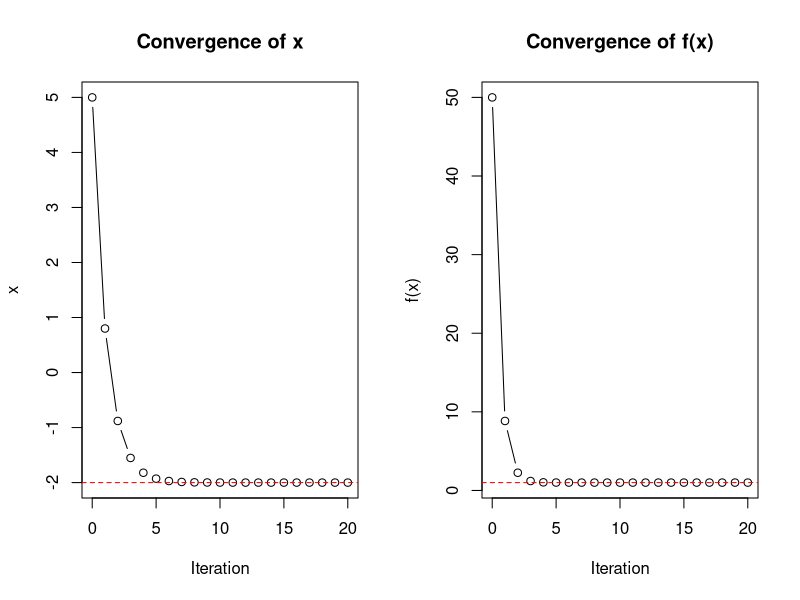
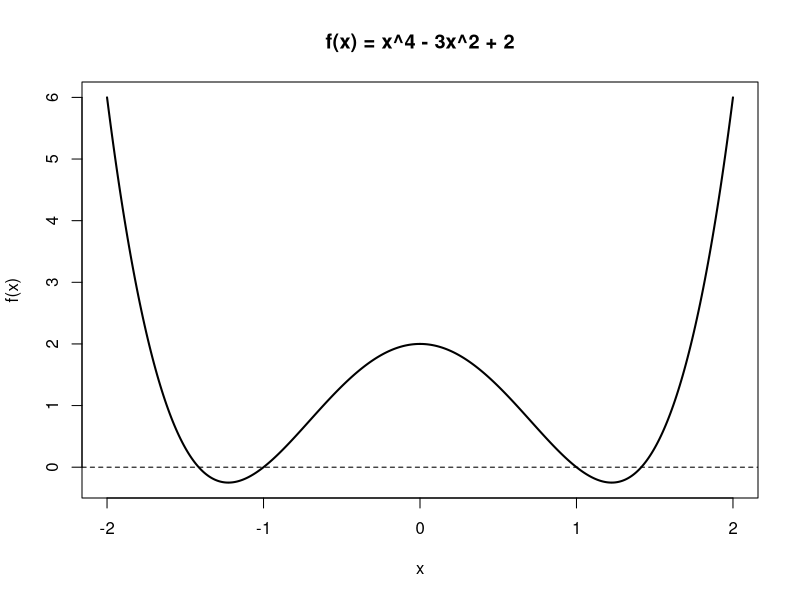
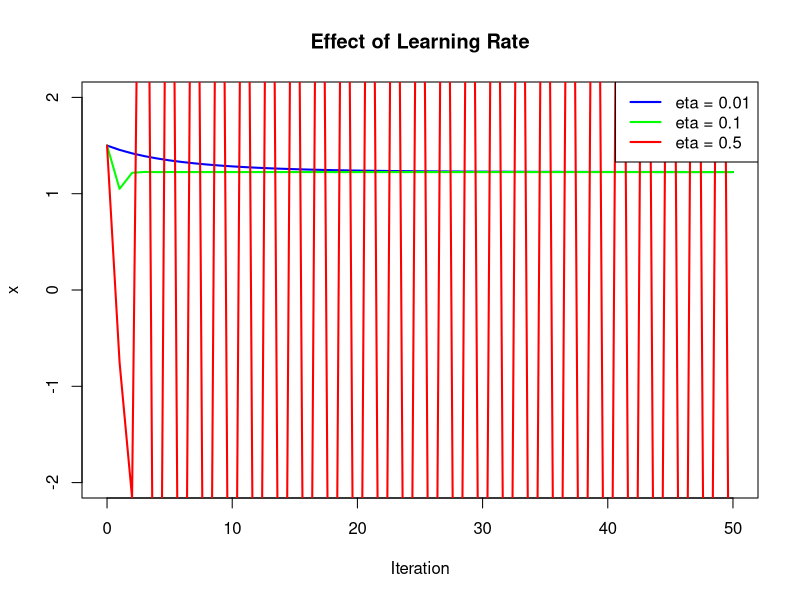
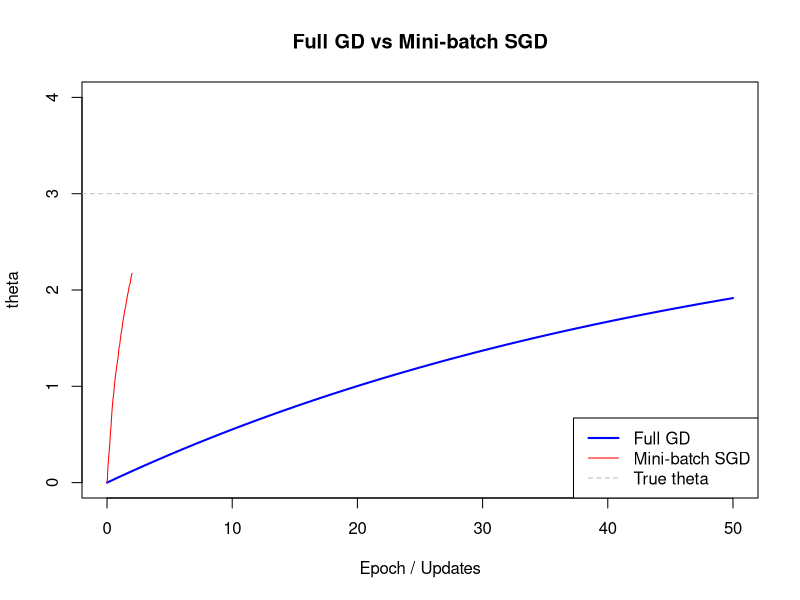
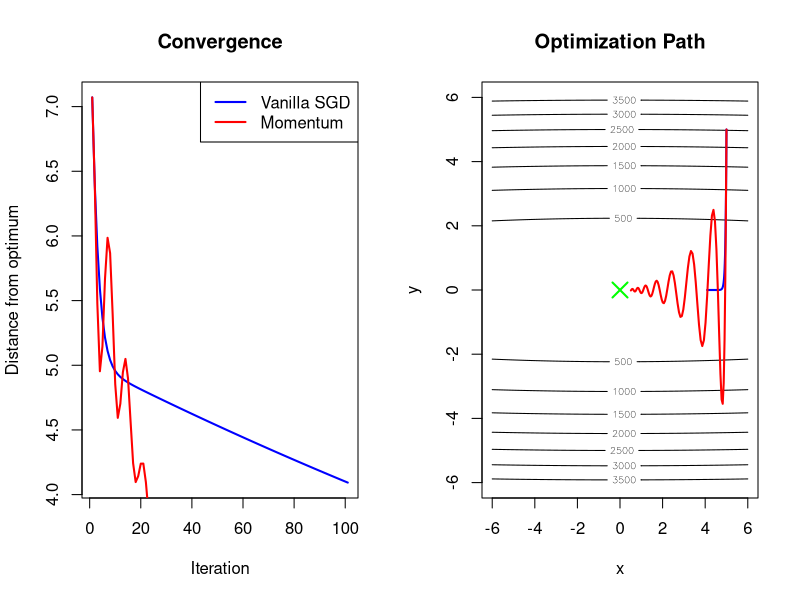
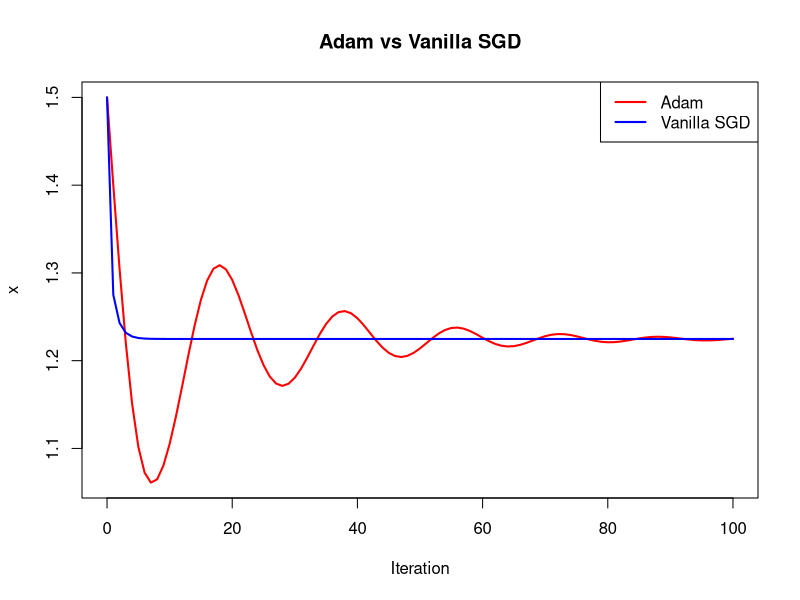
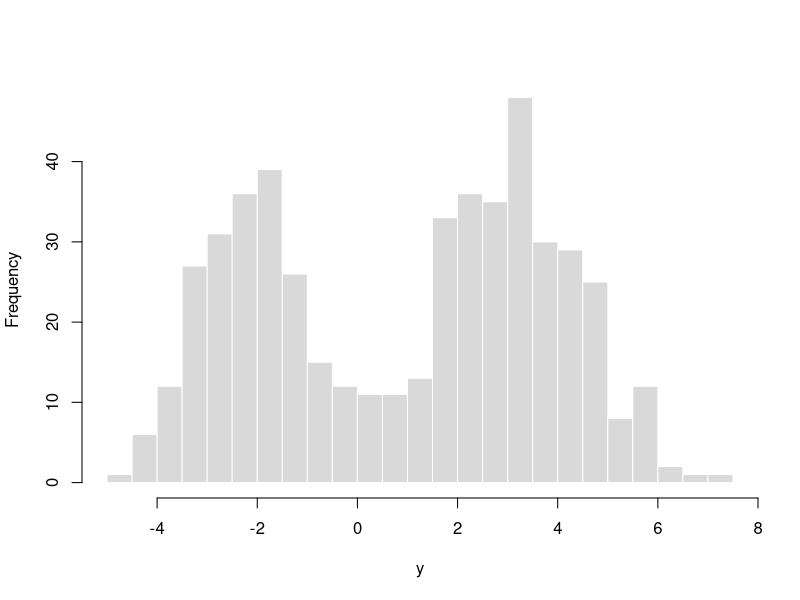
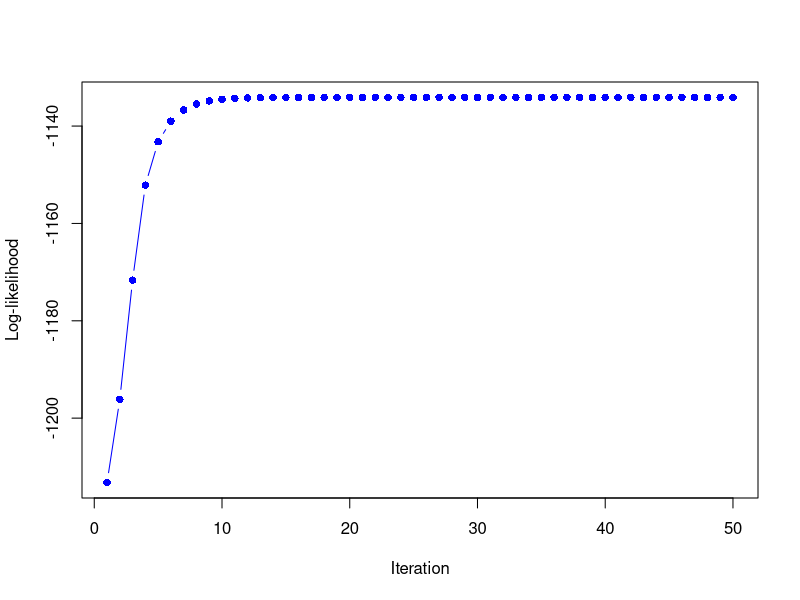

These figures' R source, in order:
## ---- chunk 1
f <- function(x) x^2 + 4*x + 5
grad_f <- function(x) 2*x + 4

x <- 5
eta <- 0.3
cat("x_0 =", x, ", f(x_0) =", f(x), "\n")

for (t in 1:3) {
  x <- x - eta * grad_f(x)
  cat("x_", t, " = ", round(x, 4), ", f(x) = ", round(f(x), 4), "\n", sep = "")
}
## ---- chunk 2
cat("\nOptimal x* = -2, f(x*) = 1\n")
cat("After 3 iterations: x =", round(x, 4), ", gap = ", round(x - (-2), 4), "\n")
## ---- chunk 3
x_vals <- numeric(21)
f_vals <- numeric(21)
x <- 5

for (t in 0:20) {
  x_vals[t+1] <- x
  f_vals[t+1] <- f(x)
  x <- x - eta * grad_f(x)
}

par(mfrow = c(1, 2))
plot(0:20, x_vals, type = "b", xlab = "Iteration", ylab = "x",
     main = "Convergence of x")
abline(h = -2, lty = 2, col = "red")

plot(0:20, f_vals, type = "b", xlab = "Iteration", ylab = "f(x)",
     main = "Convergence of f(x)")
abline(h = 1, lty = 2, col = "red")
par(mfrow = c(1, 1))
## ---- chunk 4
# From the forward-pass exercise
a1 <- c(0, 0.9)
z2 <- 1.22
y_hat <- 0.772
y <- 1
W2 <- c(0.6, 0.8)
b2 <- 0.5
eta <- 0.1

# a) dL/dz2 for BCE with sigmoid output
# L = -y*log(y_hat) - (1-y)*log(1-y_hat)
# dL/dy_hat = -y/y_hat + (1-y)/(1-y_hat)
# dy_hat/dz2 = y_hat*(1-y_hat)
# Chain rule: dL/dz2 = y_hat - y

dL_dz2 <- y_hat - y
cat("dL/dz2 =", round(dL_dz2, 4), "\n")

# b) dL/dW2 = dL/dz2 * dz2/dW2 = dL/dz2 * a1
dL_dW2 <- dL_dz2 * a1
cat("dL/dW2 =", round(dL_dW2, 4), "\n")

dL_db2 <- dL_dz2
cat("dL/db2 =", round(dL_db2, 4), "\n")

# c) dL/da1 = dL/dz2 * dz2/da1 = dL/dz2 * W2
dL_da1 <- dL_dz2 * W2
cat("dL/da1 =", round(dL_da1, 4), "\n")

# d) Gradient descent update
W2_new <- W2 - eta * dL_dW2
cat("\nW2 before:", W2, "\n")
cat("W2 after:", round(W2_new, 4), "\n")

b2_new <- b2 - eta * dL_db2
cat("b2 before:", b2, "\n")
cat("b2 after:", round(b2_new, 4), "\n")
## ---- chunk 5
A <- matrix(c(4, 1, 1, 3), nrow = 2, byrow = TRUE)
b <- c(1, 2)
x_star <- solve(A, b)
x0 <- c(5, -5)

grad0 <- A %*% x0 - b
x1_newton <- as.numeric(x0 - solve(A, grad0))
cat("x* =", round(x_star, 6), "\n")
cat("Newton x1 =", round(x1_newton, 6), "\n")
cat("max|x1 - x*| =", max(abs(x1_newton - x_star)), "\n")
## ---- chunk 6
eig <- eigen(A, only.values = TRUE)$values
cat("Eigenvalues of A:", round(eig, 4), " stability bound 2/lambda_max =", round(2/max(eig), 4), "\n")

alpha <- 0.2
n_iter <- 60
x <- x0
dist_hist <- numeric(n_iter)
for (t in 1:n_iter) {
  x <- x - alpha * (A %*% x - b)
  dist_hist[t] <- sqrt(sum((x - x_star)^2))
}
cat("GD distance to x* at iterations 1, 5, 10, 20, 60:\n")
print(round(dist_hist[c(1, 5, 10, 20, 60)], 6))
## ---- chunk 7
for (d in c(1e3, 1e5, 1e7)) {
  cat("d =", format(d, scientific = FALSE),
      ": Hessian", round(8*d^2/1e9, 3), "GB, gradient", round(8*d/1e6, 3), "MB\n")
}
## ---- chunk 8
f <- function(x) x^4 - 3*x^2 + 2
grad_f <- function(x) 4*x^3 - 6*x

# a) Plot function
x_grid <- seq(-2, 2, by = 0.01)
plot(x_grid, f(x_grid), type = "l", lwd = 2,
     xlab = "x", ylab = "f(x)", main = "f(x) = x^4 - 3x^2 + 2")
abline(h = 0, lty = 2)

# b) Compare learning rates
run_gd <- function(x0, eta, n_iter = 50) {
  x_hist <- numeric(n_iter + 1)
  x <- x0
  for (t in 0:n_iter) {
    x_hist[t + 1] <- x
    x <- x - eta * grad_f(x)
    # Clip for stability
    x <- max(min(x, 10), -10)
  }
  return(x_hist)
}

x0 <- 1.5
etas <- c(0.01, 0.1, 0.5)
colors <- c("blue", "green", "red")

plot(0:50, run_gd(x0, 0.01), type = "l", col = "blue", lwd = 2,
     xlab = "Iteration", ylab = "x", main = "Effect of Learning Rate",
     ylim = c(-2, 2))
lines(0:50, run_gd(x0, 0.1), col = "green", lwd = 2)
lines(0:50, run_gd(x0, 0.5), col = "red", lwd = 2)
legend("topright", paste("eta =", etas), col = colors, lwd = 2)

# c) eta = 1 (divergence)
cat("\nWith eta = 1:\n")
x <- 1.5
for (t in 1:5) {
  x <- x - 1 * grad_f(x)
  cat("x_", t, " = ", round(x, 2), "\n", sep = "")
}
## ---- chunk 9
gd_with_linesearch <- function(x0, n_iter = 50, alpha = 0.5, beta = 0.8) {
  x <- x0
  x_hist <- numeric(n_iter + 1)
  eta_hist <- numeric(n_iter)

  for (t in 0:n_iter) {
    x_hist[t + 1] <- x
    if (t < n_iter) {
      g <- grad_f(x)
      eta <- 1  # Start with large step

      # Backtracking line search
      while (f(x - eta * g) > f(x) - alpha * eta * g^2 && eta > 1e-10) {
        eta <- beta * eta
      }
      eta_hist[t + 1] <- eta
      x <- x - eta * g
    }
  }
  return(list(x = x_hist, eta = eta_hist))
}

result <- gd_with_linesearch(1.5)
cat("Final x with line search:", round(tail(result$x, 1), 4), "\n")
cat("Average learning rate:", round(mean(result$eta), 4), "\n")
## ---- chunk 10
set.seed(42)
n <- 1000
x <- rnorm(n)
theta_true <- 3
y <- theta_true * x + rnorm(n, 0, 0.5)

# Full batch GD
full_gd <- function(x, y, theta0 = 0, n_epochs = 50, eta = 0.01) {
  theta <- theta0
  theta_hist <- numeric(n_epochs + 1)
  theta_hist[1] <- theta

  for (epoch in 1:n_epochs) {
    grad <- -2 * mean((y - theta * x) * x)
    theta <- theta - eta * grad
    theta_hist[epoch + 1] <- theta
  }
  return(theta_hist)
}

# Mini-batch SGD
minibatch_sgd <- function(x, y, theta0 = 0, n_epochs = 50, eta = 0.01, batch_size = 32) {
  theta <- theta0
  n <- length(y)
  n_batches <- ceiling(n / batch_size)
  theta_hist <- numeric(n_epochs * n_batches + 1)
  theta_hist[1] <- theta
  idx <- 1

  for (epoch in 1:n_epochs) {
    # Shuffle data
    perm <- sample(n)
    x_shuffled <- x[perm]
    y_shuffled <- y[perm]

    for (b in 1:n_batches) {
      start <- (b - 1) * batch_size + 1
      end <- min(b * batch_size, n)
      x_batch <- x_shuffled[start:end]
      y_batch <- y_shuffled[start:end]

      grad <- -2 * mean((y_batch - theta * x_batch) * x_batch)
      theta <- theta - eta * grad
      idx <- idx + 1
      theta_hist[idx] <- theta
    }
  }
  return(theta_hist[1:idx])
}

# Run both
theta_full <- full_gd(x, y, n_epochs = 50)
theta_sgd <- minibatch_sgd(x, y, n_epochs = 2, batch_size = 32)  # ~64 updates = 2 epochs

plot(0:50, theta_full, type = "l", col = "blue", lwd = 2,
     xlab = "Epoch / Updates", ylab = "theta",
     main = "Full GD vs Mini-batch SGD", ylim = c(0, 4))
lines(seq(0, 2, length.out = length(theta_sgd)), theta_sgd, col = "red", lwd = 1)
abline(h = theta_true, lty = 2, col = "gray")
legend("bottomright", c("Full GD", "Mini-batch SGD", "True theta"),
       col = c("blue", "red", "gray"), lty = c(1, 1, 2), lwd = c(2, 1, 1))
## ---- chunk 11
f <- function(x, y) x^2 + 100*y^2
grad_f <- function(x, y) c(2*x, 200*y)

# Vanilla SGD
sgd <- function(x0, y0, eta = 0.001, n_iter = 100) {
  xy <- matrix(NA, n_iter + 1, 2)
  xy[1,] <- c(x0, y0)

  for (t in 1:n_iter) {
    g <- grad_f(xy[t, 1], xy[t, 2])
    xy[t+1,] <- xy[t,] - eta * g
  }
  return(xy)
}

# Momentum SGD
momentum_sgd <- function(x0, y0, eta = 0.001, beta = 0.9, n_iter = 100) {
  xy <- matrix(NA, n_iter + 1, 2)
  xy[1,] <- c(x0, y0)
  v <- c(0, 0)

  for (t in 1:n_iter) {
    g <- grad_f(xy[t, 1], xy[t, 2])
    v <- beta * v + g
    xy[t+1,] <- xy[t,] - eta * v
  }
  return(xy)
}

# Run both
path_sgd <- sgd(5, 5)
path_momentum <- momentum_sgd(5, 5)

# Plot convergence
par(mfrow = c(1, 2))
plot(1:101, sqrt(rowSums(path_sgd^2)), type = "l", col = "blue", lwd = 2,
     xlab = "Iteration", ylab = "Distance from optimum", main = "Convergence")
lines(1:101, sqrt(rowSums(path_momentum^2)), col = "red", lwd = 2)
legend("topright", c("Vanilla SGD", "Momentum"), col = c("blue", "red"), lwd = 2)

# Plot paths
contour(seq(-6, 6, 0.1), seq(-6, 6, 0.1),
        outer(seq(-6, 6, 0.1), seq(-6, 6, 0.1), function(x, y) x^2 + 100*y^2),
        main = "Optimization Path", xlab = "x", ylab = "y")
lines(path_sgd[, 1], path_sgd[, 2], col = "blue", lwd = 2)
lines(path_momentum[, 1], path_momentum[, 2], col = "red", lwd = 2)
points(0, 0, pch = 4, cex = 2, col = "green", lwd = 2)
par(mfrow = c(1, 1))
## ---- chunk 12
path_high_beta <- momentum_sgd(5, 5, beta = 0.99)
cat("Final position with beta=0.99:", round(path_high_beta[101,], 4), "\n")
cat("Final position with beta=0.9:", round(path_momentum[101,], 4), "\n")
## ---- chunk 13
f <- function(x) x^4 - 3*x^2 + 2
grad_f <- function(x) 4*x^3 - 6*x

adam <- function(x0, n_iter = 100, eta = 0.1, beta1 = 0.9, beta2 = 0.999, eps = 1e-8) {
  x <- x0
  m <- 0
  c <- 0
  x_hist <- numeric(n_iter + 1)
  x_hist[1] <- x

  for (t in 1:n_iter) {
    g <- grad_f(x)
    m <- beta1 * m + (1 - beta1) * g
    c <- beta2 * c + (1 - beta2) * g^2
    m_hat <- m / (1 - beta1^t)
    c_hat <- c / (1 - beta2^t)
    x <- x - eta * m_hat / (sqrt(c_hat) + eps)
    x_hist[t + 1] <- x
  }
  return(x_hist)
}

vanilla_sgd <- function(x0, n_iter = 100, eta = 0.1) {
  x <- x0
  x_hist <- numeric(n_iter + 1)
  x_hist[1] <- x

  for (t in 1:n_iter) {
    x <- x - eta * grad_f(x)
    x_hist[t + 1] <- x
  }
  return(x_hist)
}

x0 <- 1.5
path_adam <- adam(x0)
path_sgd <- vanilla_sgd(x0, eta = 0.05)

plot(0:100, path_adam, type = "l", col = "red", lwd = 2,
     xlab = "Iteration", ylab = "x", main = "Adam vs Vanilla SGD")
lines(0:100, path_sgd, col = "blue", lwd = 2)
legend("topright", c("Adam", "Vanilla SGD"), col = c("red", "blue"), lwd = 2)
## ---- chunk 14
set.seed(20)
n <- 500
pi_true <- 0.4
mu_true <- c(-2, 3)
sd_true <- c(1, 1.5)

z <- rbinom(n, 1, pi_true)
y <- ifelse(z == 1, rnorm(n, mu_true[1], sd_true[1]),
                     rnorm(n, mu_true[2], sd_true[2]))
## ---- chunk 15
#| label: fig-em-hist
#| fig-cap: Histogram of the simulated two-component mixture data.
hist(y, breaks = 30, col = "gray85", border = "white", xlab = "y", main = "")
## ---- chunk 16
loglik <- function(y, pi, mu, sd) {
  sum(log(pi * dnorm(y, mu[1], sd[1]) + (1 - pi) * dnorm(y, mu[2], sd[2])))
}

# initialize away from the truth using empirical quartiles
pi_hat <- 0.5
mu_hat <- as.numeric(quantile(y, c(0.25, 0.75)))
sd_hat <- c(sd(y), sd(y))

n_iter <- 50
ll <- numeric(n_iter)
for (g in 1:n_iter) {
  # E-step: responsibilities
  d1 <- pi_hat * dnorm(y, mu_hat[1], sd_hat[1])
  d2 <- (1 - pi_hat) * dnorm(y, mu_hat[2], sd_hat[2])
  gamma <- d1 / (d1 + d2)

  # M-step: weighted updates
  n1 <- sum(gamma); n2 <- n - n1
  pi_hat <- n1 / n
  mu_hat[1] <- sum(gamma * y) / n1
  mu_hat[2] <- sum((1 - gamma) * y) / n2
  sd_hat[1] <- sqrt(sum(gamma * (y - mu_hat[1])^2) / n1)
  sd_hat[2] <- sqrt(sum((1 - gamma) * (y - mu_hat[2])^2) / n2)

  ll[g] <- loglik(y, pi_hat, mu_hat, sd_hat)
}
## ---- chunk 17
#| label: fig-em-loglik
#| fig-cap: Observed-data log-likelihood across EM iterations, increasing monotonically.
plot(ll, type = "b", pch = 16, col = "blue", xlab = "Iteration", ylab = "Log-likelihood")
## ---- chunk 18
cat("Log-likelihood is non-decreasing at every iteration:", all(diff(ll) >= -1e-8), "\n")
cat("Log-likelihood at iterations 1, 2, 5, 10, 50:", round(ll[c(1,2,5,10,50)], 2), "\n")
## ---- chunk 19
knitr::kable(
  data.frame(Parameter = c("pi", "mu1", "mu2", "sigma1", "sigma2"),
             True = c(pi_true, mu_true, sd_true),
             Recovered = round(c(pi_hat, mu_hat, sd_hat), 3))
)
